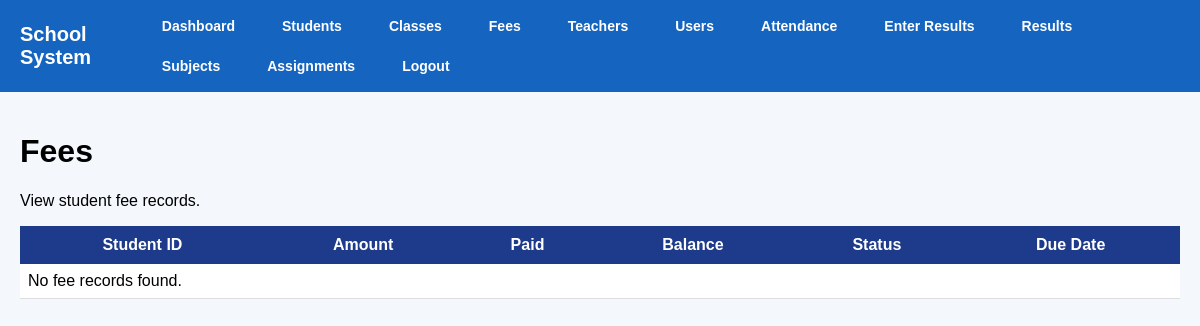
Before: /fees (signed in) with the older database file.
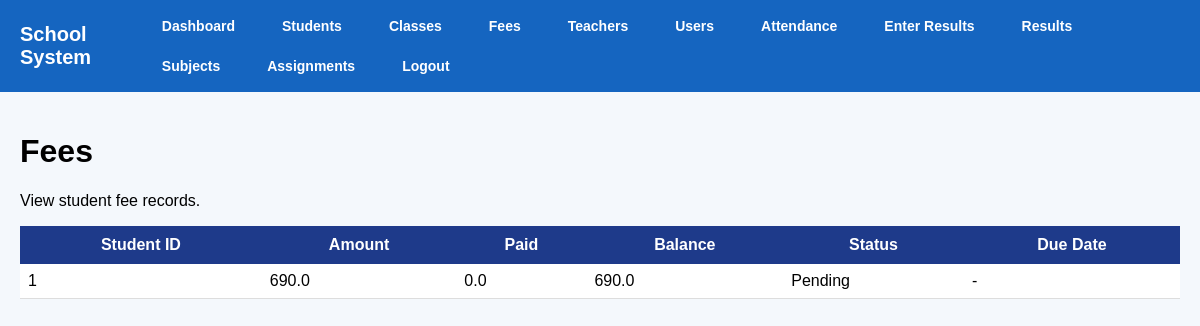
After: the same page with the newer database file.
### tables this page shows
CREATE TABLE fees (
            id INTEGER PRIMARY KEY AUTOINCREMENT,
            student_id INTEGER NOT NULL,
            amount REAL DEFAULT 0,
            paid_amount REAL DEFAULT 0,
            balance REAL DEFAULT 0,
            status TEXT,
            due_date TEXT, term_name TEXT,
            FOREIGN KEY(student_id) REFERENCES students(id)
        );

### app.py (the view)
@app.route("/fees")
@login_required
@roles_required("admin", "director")
def fees():
    conn = get_db()
    data = conn.execute("SELECT * FROM fees").fetchall()
    conn.close()
    return render_template("fees.html", fee_records=data)

### app.py (called while the page is built)
def get_db():
    conn = sqlite3.connect("school.db")
    conn.row_factory = sqlite3.Row
    return conn

def login_required(f):
    @wraps(f)
    def wrapper(*args, **kwargs):
        if "user_id" not in session:
            flash("Please log in first.", "warning")
            return redirect(url_for("login"))
        return f(*args, **kwargs)
    return wrapper

def roles_required(*allowed_roles):
    def decorator(f):
        @wraps(f)
        def wrapper(*args, **kwargs):
            if "user_id" not in session:
                flash("Please log in first.", "warning")
                return redirect(url_for("login"))
            if session.get("role") not in allowed_roles:
                flash("You are not allowed to access that page.", "danger")
                return redirect(url_for("dashboard"))
            return f(*args, **kwargs)
        return wrapper
    return decorator

### templates/fees.html (shortened to what this page needs)
{% extends "base.html" %}
{% block content %}
<h1 class="page-title">Fees</h1>
<p class="page-subtitle">View student fee records.</p>
<div class="card">
    <div class="table-wrapper">
        <table>
            <thead>
                <tr>
                    <th>Student ID</th>
                    <th>Amount</th>
                    <th>Paid</th>
                    <th>Balance</th>
                    <th>Status</th>
                    <th>Due Date</th>
                </tr>
            </thead>
            <tbody>
                {% for fee in fee_records %}
                <tr>
                    <td>{{ fee.student_id }}</td>
                    <td>{{ fee.amount }}</td>
                    <td>{{ fee.paid_amount }}</td>
                    <td>{{ fee.balance }}</td>
                    <td>{{ fee.status }}</td>
                    <td>{{ fee.due_date or '-' }}</td>
                </tr>
                {% else %}
                <tr>
                    <td colspan="6">No fee records found.</td>
                </tr>
                {% endfor %}
            </tbody>
        </table>
    </div>
</div>
{% endblock %}

Changed rows visible on the page:
added fees: student_id "1", amount "690.0", paid_amount "0.0", balance "690.0", status "Pending", due_date "-"
Other visible differences:
text no longer shown: "No fee records found."
